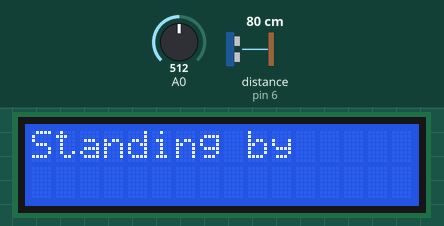
The sketch below on a simulated Arduino Uno, built with avr-gcc and run on an emulated ATmega328P. On the bench: 16×2 character LCD. Wiring (inferred from the names in the program): ultrasonic range finder: trigger pin 5; echo pin 6. The inputs (shaded band) are chosen by the test bench; at power-on: distance to the obstacle (sensor on pin 6) 80 cm, A0 = 512. The echo pulse lasts 58.3 µs per cm; what the sketch prints to the serial monitor is not drawn.

Above: at 1.2 s.
1.3 s: distance to the obstacle (sensor on pin 6) set to 120 cm
4.3 s: distance to the obstacle (sensor on pin 6) set to 2 cm
At 4.9 s:
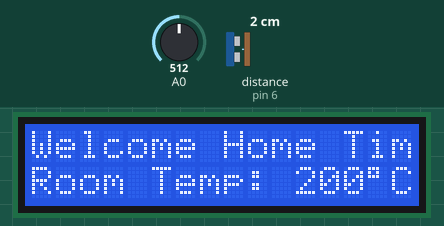
Timing chart, 0 to 7.3 s (numbered marks = the images above; inputs shaded):
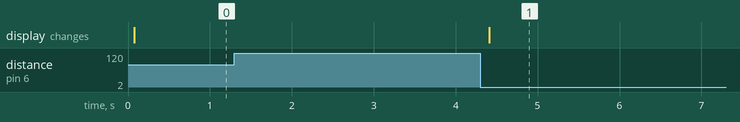

The sketch:

distance-sensor.ino
```cpp
// Room temperature sensor, with integra

//include LCD library
#include <LiquidCrystal.h>

//set up pin connections
LiquidCrystal lcd(13, 12, 11, 10, 9, 8);
const int trigPin = 5;
const int echoPin = 6;

//initialise variables
float voltage = 0;
float degreesC = 0;
float distance = 0;

void setup() {
  //set up LCD
  lcd.begin(16, 2);
  lcd.clear();

  //set up sensor
  Serial.begin (9600);
  pinMode(trigPin, OUTPUT);
  pinMode(echoPin, INPUT);
}

void loop() {

  distance = getDistance();
  Serial.print(distance);
  Serial.println(" in");

  voltage = analogRead(A0) * 0.004882813;   //convert analog reading to a voltage value
  degreesC = round((voltage - 0.5) * 100.0); //convert voltage value to a temperature in degrees Celsius and round to the nearest degree

  lcd.clear();                              //clear the LCD

  if (distance <= 10) {
    lcd.setCursor(0, 0);                      //set the cursor to the lower left position
    lcd.print("Welcome Home Tim");

    lcd.setCursor(0, 1);                      //set the cursor to the top left position
    lcd.print("Room Temp: ");
    lcd.print(degreesC, 0);
    lcd.print((char)223);
    lcd.print("C");

    delay(5000);                              //show message for 5 seconds

  } else {
    lcd.setCursor(0,0);
    lcd.print("Standing by");
  }

  delay(100);                              //delay for 1 second between each reading
}

//------------------FUNCTIONS-------------------------------

//
//RETURNS THE DISTANCE MEASURED BY THE HC-SR04 DISTANCE SENSOR [1]
float getDistance()
{
  float echoTime;                   //time it takes for a ping to bounce off an object
  float calculatedDistance;

  //send out an ultrasonic pulse that's 10ms long
  digitalWrite(trigPin, HIGH);
  delayMicroseconds(10);
  digitalWrite(trigPin, LOW);

  echoTime = pulseIn(echoPin, HIGH);

  calculatedDistance = echoTime / 148.0;  //half the bounce time multiplied by the speed of sound

  return calculatedDistance;
}
```

Measured:
- after the input at 1.3 s, every drawn part: stays the same
- after the input at 4.3 s, the display: changes after 0.11 s (image 1)
